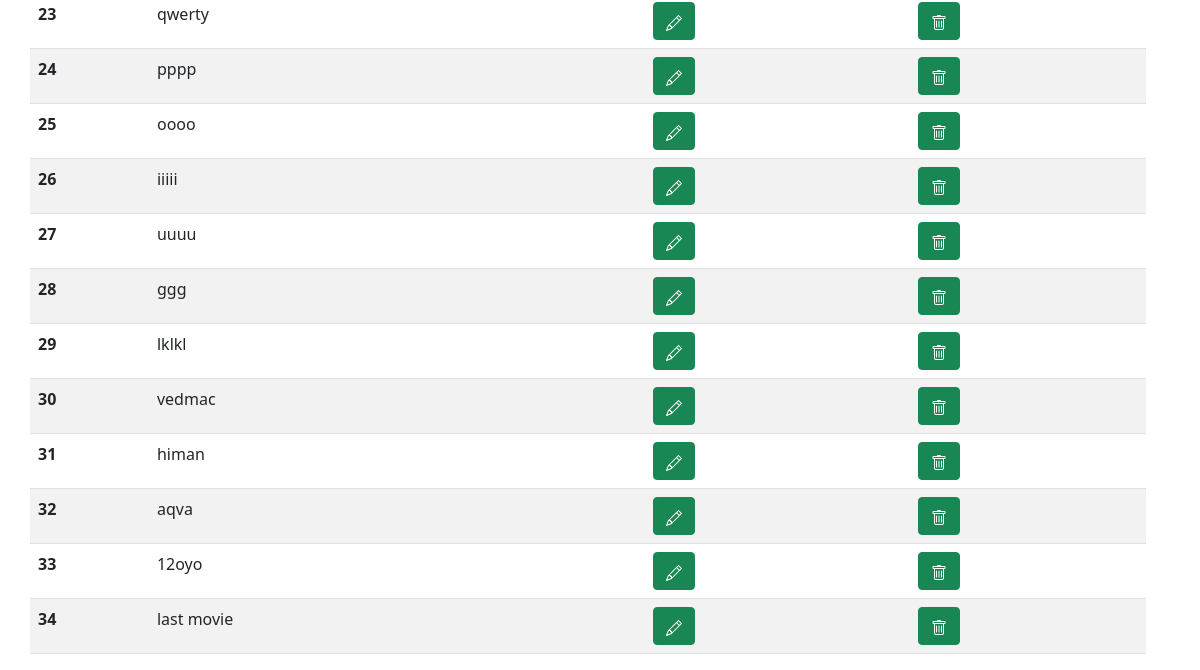
The page /admin/movie/ (lower part) on the database as committed earlier.
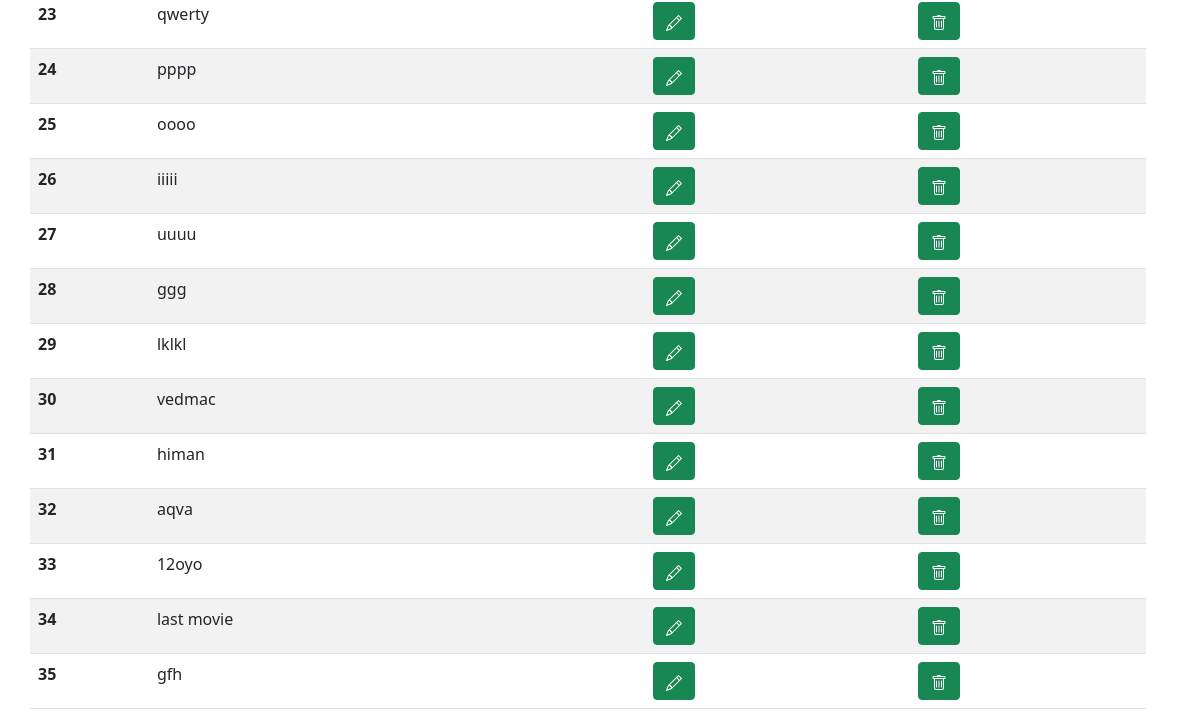
The same page on the database as committed later.
### app/models.py (models this page shows, shortened)
class Movie(db.Model):
    id = db.Column(db.Integer, primary_key=True)
    title = db.Column(db.String(100))
    slug = db.Column(db.String(150), index=True, unique=True)
    genres_id = db.Column(db.Integer, db.ForeignKey('genre.id'))
    release_date = db.Column(db.DateTime, index=True, default=datetime.utcnow)
    producer_id = db.Column(db.Integer, db.ForeignKey('producer.id'))
    body = db.Column(db.Text(500))
    poster = db.Column(db.String())
    user_id = db.Column(db.Integer, db.ForeignKey('user.id'))
    publication = db.Column(db.DateTime, index=True, default=datetime.utcnow)
    genres = db.relationship('Genre', secondary=movie_genre, backref=db.backref('movie', lazy='dynamic'))

### admin/__init__.py (the view)
@bp_admin.route('movie/', methods=['GET'])
def admin_movie():
    movies = Movie.query.all()
    link='/admin/movie/'
    return render_template('admin/admin_movie_list.html', title='index', url=link,
                                            movies=movies)

### templates/admin/admin_movie_list.html (shortened to what this page needs)
{% extends 'base.html' %}
{% block content %}
<div class="row row-cols-1 row-cols-md-4 g-4">
  <table class="table table-striped table-hover">
      <tbody>
        {% for movie in movies %}
          <tr>
            <th scope="row">{{movie.id}}</th>
            <td>{{movie.title}}</td>
            <td><a href="{{link}}{{movie.id}}" type="button" class="btn btn-success">
                </a>
            </td>
            <td>
              <a href="{{ url_for('admin.admin_movie_dell', idd=movie.id) }}" type="button" class="btn btn-success">
              </a>
            </td>
          </tr>
        {% endfor %}
      </tbody>
  </table>
</div>
{% endblock content %}

Rows that differ between the two databases and show on the page:
added Movie: id "35", title "gfh"
